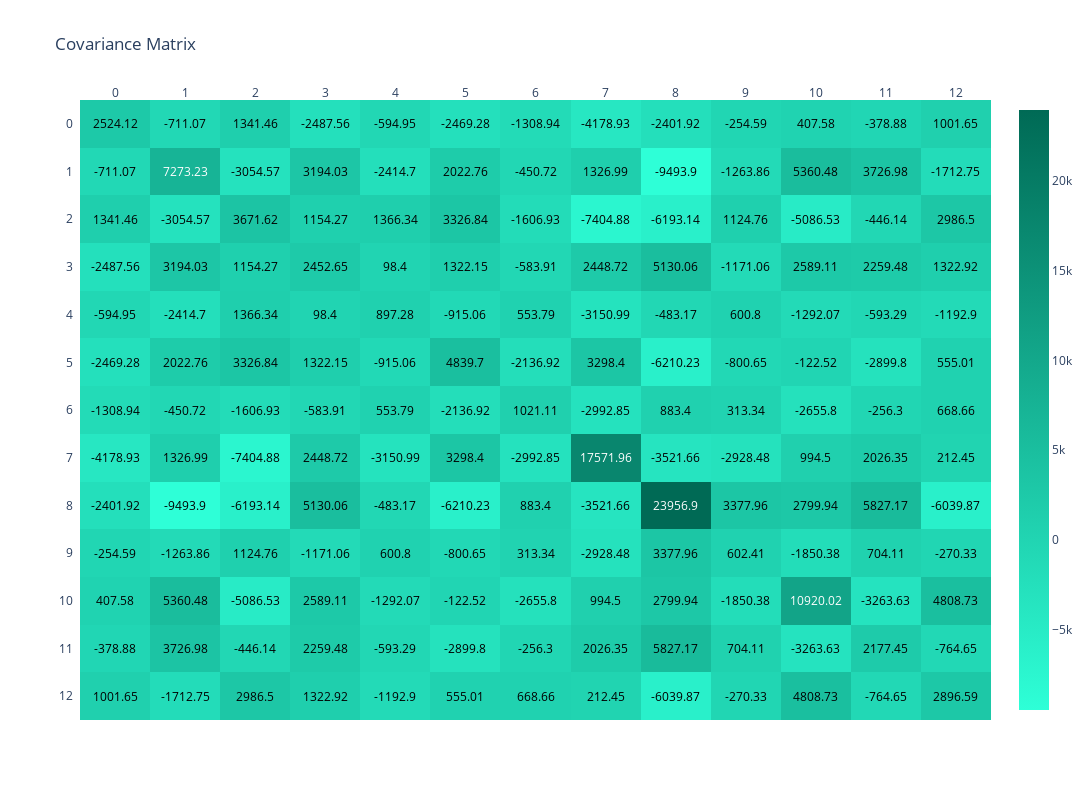

The notebook cell saved with this chart:
### Code cell
fig = ff.create_annotated_heatmap(pd.DataFrame(cov_matrix).to_numpy().T.round(2),
                                  x = pd.DataFrame(cov_matrix).columns.tolist(),
                                  y = pd.DataFrame(cov_matrix).columns.tolist(),
                                  showscale=True, colorscale=my_colorsc )

fig.update_layout(
    autosize=False,
    width=1200,
    height=800,
    title_text="Covariance Matrix",
        xaxis_showgrid=False,
    yaxis_showgrid=False,
    xaxis_zeroline=False,
    yaxis_zeroline=False,
    yaxis_autorange='reversed',
    template='plotly_white'
)

for i in range(len(fig.layout.annotations)):
    if fig.layout.annotations[i].text == 'nan':
        fig.layout.annotations[i].text = ""

fig.show()

### Figure 1 — Plotly figure (JSON) as saved in the notebook; plotly's stock layout.template omitted (floating-point values rounded to 4 significant figures; data arrays with more than 128 entries replaced by an {"elided": "..."} marker saying what was removed)
{"data": [{"colorscale": [[0, "#2effd7"], [1, "#006a55"]], "reversescale": false, "showscale": true, "type": "heatmap", "x": [0, 1, 2, 3, 4, 5, 6, 7, 8, 9, 10, 11, 12], "y": [0, 1, 2, 3, 4, 5, 6, 7, 8, 9, 10, 11, 12], "z": {"elided": "13x13 float values"}}], "layout": {"annotations": [{"font": {"color": "#000000"}, "showarrow": false, "text": "2524.12", "x": 0, "xref": "x", "y": 0, "yref": "y"}, {"font": {"color": "#000000"}, "showarrow": false, "text": "-711.07", "x": 1, "xref": "x", "y": 0, "yref": "y"}, {"font": {"color": "#000000"}, "showarrow": false, "text": "1341.46", "x": 2, "xref": "x", "y": 0, "yref": "y"}, {"font": {"color": "#000000"}, "showarrow": false, "text": "-2487.56", "x": 3, "xref": "x", "y": 0, "yref": "y"}, {"font": {"color": "#000000"}, "showarrow": false, "text": "-594.95", "x": 4, "xref": "x", "y": 0, "yref": "y"}, {"font": {"color": "#000000"}, "showarrow": false, "text": "-2469.28", "x": 5, "xref": "x", "y": 0, "yref": "y"}, {"font": {"color": "#000000"}, "showarrow": false, "text": "-1308.94", "x": 6, "xref": "x", "y": 0, "yref": "y"}, {"font": {"color": "#000000"}, "showarrow": false, "text": "-4178.93", "x": 7, "xref": "x", "y": 0, "yref": "y"}, {"font": {"color": "#000000"}, "showarrow": false, "text": "-2401.92", "x": 8, "xref": "x", "y": 0, "yref": "y"}, {"font": {"color": "#000000"}, "showarrow": false, "text": "-254.59", "x": 9, "xref": "x", "y": 0, "yref": "y"}, {"font": {"color": "#000000"}, "showarrow": false, "text": "407.58", "x": 10, "xref": "x", "y": 0, "yref": "y"}, {"font": {"color": "#000000"}, "showarrow": false, "text": "-378.88", "x": 11, "xref": "x", "y": 0, "yref": "y"}, {"font": {"color": "#000000"}, "showarrow": false, "text": "1001.65", "x": 12, "xref": "x", "y": 0, "yref": "y"}, {"font": {"color": "#000000"}, "showarrow": false, "text": "-711.07", "x": 0, "xref": "x", "y": 1, "yref": "y"}, {"font": {"color": "#FFFFFF"}, "showarrow": false, "text": "7273.23", "x": 1, "xref": "x", "y": 1, "yref": "y"}, {"font": {"color": "#000000"}, "showarrow": false, "text": "-3054.57", "x": 2, "xref": "x", "y": 1, "yref": "y"}, {"font": {"color": "#000000"}, "showarrow": false, "text": "3194.03", "x": 3, "xref": "x", "y": 1, "yref": "y"}, {"font": {"color": "#000000"}, "showarrow": false, "text": "-2414.7", "x": 4, "xref": "x", "y": 1, "yref": "y"}, {"font": {"color": "#000000"}, "showarrow": false, "text": "2022.76", "x": 5, "xref": "x", "y": 1, "yref": "y"}, {"font": {"color": "#000000"}, "showarrow": false, "text": "-450.72", "x": 6, "xref": "x", "y": 1, "yref": "y"}, {"font": {"color": "#000000"}, "showarrow": false, "text": "1326.99", "x": 7, "xref": "x", "y": 1, "yref": "y"}, {"font": {"color": "#000000"}, "showarrow": false, "text": "-9493.9", "x": 8, "xref": "x", "y": 1, "yref": "y"}, {"font": {"color": "#000000"}, "showarrow": false, "text": "-1263.86", "x": 9, "xref": "x", "y": 1, "yref": "y"}, {"font": {"color": "#000000"}, "showarrow": false, "text": "5360.48", "x": 10, "xref": "x", "y": 1, "yref": "y"}, {"font": {"color": "#000000"}, "showarrow": false, "text": "3726.98", "x": 11, "xref": "x", "y": 1, "yref": "y"}, {"font": {"color": "#000000"}, "showarrow": false, "text": "-1712.75", "x": 12, "xref": "x", "y": 1, "yref": "y"}, {"font": {"color": "#000000"}, "showarrow": false, "text": "1341.46", "x": 0, "xref": "x", "y": 2, "yref": "y"}, {"font": {"color": "#000000"}, "showarrow": false, "text": "-3054.57", "x": 1, "xref": "x", "y": 2, "yref": "y"}, {"font": {"color": "#000000"}, "showarrow": false, "text": "3671.62", "x": 2, "xref": "x", "y": 2, "yref": "y"}, {"font": {"color": "#000000"}, "showarrow": false, "text": "1154.27", "x": 3, "xref": "x", "y": 2, "yref": "y"}, {"font": {"color": "#000000"}, "showarrow": false, "text": "1366.34", "x": 4, "xref": "x", "y": 2, "yref": "y"}, {"font": {"color": "#000000"}, "showarrow": false, "text": "3326.84", "x": 5, "xref": "x", "y": 2, "yref": "y"}, {"font": {"color": "#000000"}, "showarrow": false, "text": "-1606.93", "x": 6, "xref": "x", "y": 2, "yref": "y"}, {"font": {"color": "#000000"}, "showarrow": false, "text": "-7404.88", "x": 7, "xref": "x", "y": 2, "yref": "y"}, {"font": {"color": "#000000"}, "showarrow": false, "text": "-6193.14", "x": 8, "xref": "x", "y": 2, "yref": "y"}, {"font": {"color": "#000000"}, "showarrow": false, "text": "1124.76", "x": 9, "xref": "x", "y": 2, "yref": "y"}, {"font": {"color": "#000000"}, "showarrow": false, "text": "-5086.53", "x": 10, "xref": "x", "y": 2, "yref": "y"}, {"font": {"color": "#000000"}, "showarrow": false, "text": "-446.14", "x": 11, "xref": "x", "y": 2, "yref": "y"}, {"font": {"color": "#000000"}, "showarrow": false, "text": "2986.5", "x": 12, "xref": "x", "y": 2, "yref": "y"}, {"font": {"color": "#000000"}, "showarrow": false, "text": "-2487.56", "x": 0, "xref": "x", "y": 3, "yref": "y"}, {"font": {"color": "#000000"}, "showarrow": false, "text": "3194.03", "x": 1, "xref": "x", "y": 3, "yref": "y"}, {"font": {"color": "#000000"}, "showarrow": false, "text": "1154.27", "x": 2, "xref": "x", "y": 3, "yref": "y"}, {"font": {"color": "#000000"}, "showarrow": false, "text": "2452.65", "x": 3, "xref": "x", "y": 3, "yref": "y"}, {"font": {"color": "#000000"}, "showarrow": false, "text": "98.4", "x": 4, "xref": "x", "y": 3, "yref": "y"}, {"font": {"color": "#000000"}, "showarrow": false, "text": "1322.15", "x": 5, "xref": "x", "y": 3, "yref": "y"}, {"font": {"color": "#000000"}, "showarrow": false, "text": "-583.91", "x": 6, "xref": "x", "y": 3, "yref": "y"}, {"font": {"color": "#000000"}, "showarrow": false, "text": "2448.72", "x": 7, "xref": "x", "y": 3, "yref": "y"}, {"font": {"color": "#000000"}, "showarrow": false, "text": "5130.06", "x": 8, "xref": "x", "y": 3, "yref": "y"}, {"font": {"color": "#000000"}, "showarrow": false, "text": "-1171.06", "x": 9, "xref": "x", "y": 3, "yref": "y"}, {"font": {"color": "#000000"}, "showarrow": false, "text": "2589.11", "x": 10, "xref": "x", "y": 3, "yref": "y"}, {"font": {"color": "#000000"}, "showarrow": false, "text": "2259.48", "x": 11, "xref": "x", "y": 3, "yref": "y"}, {"font": {"color": "#000000"}, "showarrow": false, "text": "1322.92", "x": 12, "xref": "x", "y": 3, "yref": "y"}, {"font": {"color": "#000000"}, "showarrow": false, "text": "-594.95", "x": 0, "xref": "x", "y": 4, "yref": "y"}, {"font": {"color": "#000000"}, "showarrow": false, "text": "-2414.7", "x": 1, "xref": "x", "y": 4, "yref": "y"}, {"font": {"color": "#000000"}, "showarrow": false, "text": "1366.34", "x": 2, "xref": "x", "y": 4, "yref": "y"}, {"font": {"color": "#000000"}, "showarrow": false, "text": "98.4", "x": 3, "xref": "x", "y": 4, "yref": "y"}, {"font": {"color": "#000000"}, "showarrow": false, "text": "897.28", "x": 4, "xref": "x", "y": 4, "yref": "y"}, {"font": {"color": "#000000"}, "showarrow": false, "text": "-915.06", "x": 5, "xref": "x", "y": 4, "yref": "y"}, {"font": {"color": "#000000"}, "showarrow": false, "text": "553.79", "x": 6, "xref": "x", "y": 4, "yref": "y"}, {"font": {"color": "#000000"}, "showarrow": false, "text": "-3150.99", "x": 7, "xref": "x", "y": 4, "yref": "y"}, {"font": {"color": "#000000"}, "showarrow": false, "text": "-483.17", "x": 8, "xref": "x", "y": 4, "yref": "y"}, {"font": {"color": "#000000"}, "showarrow": false, "text": "600.8", "x": 9, "xref": "x", "y": 4, "yref": "y"}, {"font": {"color": "#000000"}, "showarrow": false, "text": "-1292.07", "x": 10, "xref": "x", "y": 4, "yref": "y"}, {"font": {"color": "#000000"}, "showarrow": false, "text": "-593.29", "x": 11, "xref": "x", "y": 4, "yref": "y"}, {"font": {"color": "#000000"}, "showarrow": false, "text": "-1192.9", "x": 12, "xref": "x", "y": 4, "yref": "y"}, {"font": {"color": "#000000"}, "showarrow": false, "text": "-2469.28", "x": 0, "xref": "x", "y": 5, "yref": "y"}, {"font": {"color": "#000000"}, "showarrow": false, "text": "2022.76", "x": 1, "xref": "x", "y": 5, "yref": "y"}, {"font": {"color": "#000000"}, "showarrow": false, "text": "3326.84", "x": 2, "xref": "x", "y": 5, "yref": "y"}, {"font": {"color": "#000000"}, "showarrow": false, "text": "1322.15", "x": 3, "xref": "x", "y": 5, "yref": "y"}, {"font": {"color": "#000000"}, "showarrow": false, "text": "-915.06", "x": 4, "xref": "x", "y": 5, "yref": "y"}, {"font": {"color": "#000000"}, "showarrow": false, "text": "4839.7", "x": 5, "xref": "x", "y": 5, "yref": "y"}, {"font": {"color": "#000000"}, "showarrow": false, "text": "-2136.92", "x": 6, "xref": "x", "y": 5, "yref": "y"}, {"font": {"color": "#000000"}, "showarrow": false, "text": "3298.4", "x": 7, "xref": "x", "y": 5, "yref": "y"}, {"font": {"color": "#000000"}, "showarrow": false, "text": "-6210.23", "x": 8, "xref": "x", "y": 5, "yref": "y"}, {"font": {"color": "#000000"}, "showarrow": false, "text": "-800.65", "x": 9, "xref": "x", "y": 5, "yref": "y"}, {"font": {"color": "#000000"}, "showarrow": false, "text": "-122.52", "x": 10, "xref": "x", "y": 5, "yref": "y"}, {"font": {"color": "#000000"}, "showarrow": false, "text": "-2899.8", "x": 11, "xref": "x", "y": 5, "yref": "y"}, {"font": {"color": "#000000"}, "showarrow": false, "text": "555.01", "x": 12, "xref": "x", "y": 5, "yref": "y"}, {"font": {"color": "#000000"}, "showarrow": false, "text": "-1308.94", "x": 0, "xref": "x", "y": 6, "yref": "y"}, {"font": {"color": "#000000"}, "showarrow": false, "text": "-450.72", "x": 1, "xref": "x", "y": 6, "yref": "y"}, {"font": {"color": "#000000"}, "showarrow": false, "text": "-1606.93", "x": 2, "xref": "x", "y": 6, "yref": "y"}, {"font": {"color": "#000000"}, "showarrow": false, "text": "-583.91", "x": 3, "xref": "x", "y": 6, "yref": "y"}, {"font": {"color": "#000000"}, "showarrow": false, "text": "553.79", "x": 4, "xref": "x", "y": 6, "yref": "y"}, {"font": {"color": "#000000"}, "showarrow": false, "text": "-2136.92", "x": 5, "xref": "x", "y": 6, "yref": "y"}, {"font": {"color": "#000000"}, "showarrow": false, "text": "1021.11", "x": 6, "xref": "x", "y": 6, "yref": "y"}, {"font": {"color": "#000000"}, "showarrow": false, "text": "-2992.85", "x": 7, "xref": "x", "y": 6, "yref": "y"}, {"font": {"color": "#000000"}, "showarrow": false, "text": "883.4", "x": 8, "xref": "x", "y": 6, "yref": "y"}, {"font": {"color": "#000000"}, "showarrow": false, "text": "313.34", "x": 9, "xref": "x", "y": 6, "yref": "y"}, {"font": {"color": "#000000"}, "showarrow": false, "text": "-2655.8", "x": 10, "xref": "x", "y": 6, "yref": "y"}, {"font": {"color": "#000000"}, "showarrow": false, "text": "-256.3", "x": 11, "xref": "x", "y": 6, "yref": "y"}, {"font": {"color": "#000000"}, "showarrow": false, "text": "668.66", "x": 12, "xref": "x", "y": 6, "yref": "y"}, {"font": {"color": "#000000"}, "showarrow": false, "text": "-4178.93", "x": 0, "xref": "x", "y": 7, "yref": "y"}, {"font": {"color": "#000000"}, "showarrow": false, "text": "1326.99", "x": 1, "xref": "x", "y": 7, "yref": "y"}, {"font": {"color": "#000000"}, "showarrow": false, "text": "-7404.88", "x": 2, "xref": "x", "y": 7, "yref": "y"}, {"font": {"color": "#000000"}, "showarrow": false, "text": "2448.72", "x": 3, "xref": "x", "y": 7, "yref": "y"}, {"font": {"color": "#000000"}, "showarrow": false, "text": "-3150.99", "x": 4, "xref": "x", "y": 7, "yref": "y"}, {"font": {"color": "#000000"}, "showarrow": false, "text": "3298.4", "x": 5, "xref": "x", "y": 7, "yref": "y"}, {"font": {"color": "#000000"}, "showarrow": false, "text": "-2992.85", "x": 6, "xref": "x", "y": 7, "yref": "y"}, {"font": {"color": "#FFFFFF"}, "showarrow": false, "text": "17571.96", "x": 7, "xref": "x", "y": 7, "yref": "y"}, {"font": {"color": "#000000"}, "showarrow": false, "text": "-3521.66", "x": 8, "xref": "x", "y": 7, "yref": "y"}, {"font": {"color": "#000000"}, "showarrow": false, "text": "-2928.48", "x": 9, "xref": "x", "y": 7, "yref": "y"}, {"font": {"color": "#000000"}, "showarrow": false, "text": "994.5", "x": 10, "xref": "x", "y": 7, "yref": "y"}, {"font": {"color": "#000000"}, "showarrow": false, "text": "2026.35", "x": 11, "xref": "x", "y": 7, "yref": "y"}, {"font": {"color": "#000000"}, "showarrow": false, "text": "212.45", "x": 12, "xref": "x", "y": 7, "yref": "y"}, {"font": {"color": "#000000"}, "showarrow": false, "text": "-2401.92", "x": 0, "xref": "x", "y": 8, "yref": "y"}, {"font": {"color": "#000000"}, "showarrow": false, "text": "-9493.9", "x": 1, "xref": "x", "y": 8, "yref": "y"}, {"font": {"color": "#000000"}, "showarrow": false, "text": "-6193.14", "x": 2, "xref": "x", "y": 8, "yref": "y"}, {"font": {"color": "#000000"}, "showarrow": false, "text": "5130.06", "x": 3, "xref": "x", "y": 8, "yref": "y"}, {"font": {"color": "#000000"}, "showarrow": false, "text": "-483.17", "x": 4, "xref": "x", "y": 8, "yref": "y"}, {"font": {"color": "#000000"}, "showarrow": false, "text": "-6210.23", "x": 5, "xref": "x", "y": 8, "yref": "y"}, {"font": {"color": "#000000"}, "showarrow": false, "text": "883.4", "x": 6, "xref": "x", "y": 8, "yref": "y"}, {"font": {"color": "#000000"}, "showarrow": false, "text": "-3521.66", "x": 7, "xref": "x", "y": 8, "yref": "y"}, {"font": {"color": "#FFFFFF"}, "showarrow": false, "text": "23956.9", "x": 8, "xref": "x", "y": 8, "yref": "y"}, {"font": {"color": "#000000"}, "showarrow": false, "text": "3377.96", "x": 9, "xref": "x", "y": 8, "yref": "y"}, {"font": {"color": "#000000"}, "showarrow": false, "text": "2799.94", "x": 10, "xref": "x", "y": 8, "yref": "y"}, {"font": {"color": "#000000"}, "showarrow": false, "text": "5827.17", "x": 11, "xref": "x", "y": 8, "yref": "y"}, {"font": {"color": "#000000"}, "showarrow": false, "text": "-6039.87", "x": 12, "xref": "x", "y": 8, "yref": "y"}, {"font": {"color": "#000000"}, "showarrow": false, "text": "-254.59", "x": 0, "xref": "x", "y": 9, "yref": "y"}, {"font": {"color": "#000000"}, "showarrow": false, "text": "-1263.86", "x": 1, "xref": "x", "y": 9, "yref": "y"}, {"font": {"color": "#000000"}, "showarrow": false, "text": "1124.76", "x": 2, "xref": "x", "y": 9, "yref": "y"}, {"font": {"color": "#000000"}, "showarrow": false, "text": "-1171.06", "x": 3, "xref": "x", "y": 9, "yref": "y"}, {"font": {"color": "#000000"}, "showarrow": false, "text": "600.8", "x": 4, "xref": "x", "y": 9, "yref": "y"}, {"font": {"color": "#000000"}, "showarrow": false, "text": "-800.65", "x": 5, "xref": "x", "y": 9, "yref": "y"}, {"font": {"color": "#000000"}, "showarrow": false, "text": "313.34", "x": 6, "xref": "x", "y": 9, "yref": "y"}, {"font": {"color": "#000000"}, "showarrow": false, "text": "-2928.48", "x": 7, "xref": "x", "y": 9, "yref": "y"}, {"font": {"color": "#000000"}, "showarrow": false, "text": "3377.96", "x": 8, "xref": "x", "y": 9, "yref": "y"}, {"font": {"color": "#000000"}, "showarrow": false, "text": "602.41", "x": 9, "xref": "x", "y": 9, "yref": "y"}, {"font": {"color": "#000000"}, "showarrow": false, "text": "-1850.38", "x": 10, "xref": "x", "y": 9, "yref": "y"}, {"font": {"color": "#000000"}, "showarrow": false, "text": "704.11", "x": 11, "xref": "x", "y": 9, "yref": "y"}, {"font": {"color": "#000000"}, "showarrow": false, "text": "-270.33", "x": 12, "xref": "x", "y": 9, "yref": "y"}, {"font": {"color": "#000000"}, "showarrow": false, "text": "407.58", "x": 0, "xref": "x", "y": 10, "yref": "y"}, {"font": {"color": "#000000"}, "showarrow": false, "text": "5360.48", "x": 1, "xref": "x", "y": 10, "yref": "y"}, {"font": {"color": "#000000"}, "showarrow": false, "text": "-5086.53", "x": 2, "xref": "x", "y": 10, "yref": "y"}, {"font": {"color": "#000000"}, "showarrow": false, "text": "2589.11", "x": 3, "xref": "x", "y": 10, "yref": "y"}, {"font": {"color": "#000000"}, "showarrow": false, "text": "-1292.07", "x": 4, "xref": "x", "y": 10, "yref": "y"}, {"font": {"color": "#000000"}, "showarrow": false, "text": "-122.52", "x": 5, "xref": "x", "y": 10, "yref": "y"}, {"font": {"color": "#000000"}, "showarrow": false, "text": "-2655.8", "x": 6, "xref": "x", "y": 10, "yref": "y"}, {"font": {"color": "#000000"}, "showarrow": false, "text": "994.5", "x": 7, "xref": "x", "y": 10, "yref": "y"}, {"font": {"color": "#000000"}, "showarrow": false, "text": "2799.94", "x": 8, "xref": "x", "y": 10, "yref": "y"}, {"font": {"color": "#000000"}, "showarrow": false, "text": "-1850.38", "x": 9, "xref": "x", "y": 10, "yref": "y"}, {"font": {"color": "#FFFFFF"}, "showarrow": false, "text": "10920.02", "x": 10, "xref": "x", "y": 10, "yref": "y"}, {"font": {"color": "#000000"}, "showarrow": false, "text": "-3263.63", "x": 11, "xref": "x", "y": 10, "yref": "y"}, {"font": {"color": "#000000"}, "showarrow": false, "text": "4808.73", "x": 12, "xref": "x", "y": 10, "yref": "y"}, {"font": {"color": "#000000"}, "showarrow": false, "text": "-378.88", "x": 0, "xref": "x", "y": 11, "yref": "y"}, {"font": {"color": "#000000"}, "showarrow": false, "text": "3726.98", "x": 1, "xref": "x", "y": 11, "yref": "y"}, {"font": {"color": "#000000"}, "showarrow": false, "text": "-446.14", "x": 2, "xref": "x", "y": 11, "yref": "y"}, {"font": {"color": "#000000"}, "showarrow": false, "text": "2259.48", "x": 3, "xref": "x", "y": 11, "yref": "y"}, {"font": {"color": "#000000"}, "showarrow": false, "text": "-593.29", "x": 4, "xref": "x", "y": 11, "yref": "y"}, {"font": {"color": "#000000"}, "showarrow": false, "text": "-2899.8", "x": 5, "xref": "x", "y": 11, "yref": "y"}, {"font": {"color": "#000000"}, "showarrow": false, "text": "-256.3", "x": 6, "xref": "x", "y": 11, "yref": "y"}, {"font": {"color": "#000000"}, "showarrow": false, "text": "2026.35", "x": 7, "xref": "x", "y": 11, "yref": "y"}, {"font": {"color": "#000000"}, "showarrow": false, "text": "5827.17", "x": 8, "xref": "x", "y": 11, "yref": "y"}, {"font": {"color": "#000000"}, "showarrow": false, "text": "704.11", "x": 9, "xref": "x", "y": 11, "yref": "y"}, {"font": {"color": "#000000"}, "showarrow": false, "text": "-3263.63", "x": 10, "xref": "x", "y": 11, "yref": "y"}, {"font": {"color": "#000000"}, "showarrow": false, "text": "2177.45", "x": 11, "xref": "x", "y": 11, "yref": "y"}, {"font": {"color": "#000000"}, "showarrow": false, "text": "-764.65", "x": 12, "xref": "x", "y": 11, "yref": "y"}, {"font": {"color": "#000000"}, "showarrow": false, "text": "1001.65", "x": 0, "xref": "x", "y": 12, "yref": "y"}, {"font": {"color": "#000000"}, "showarrow": false, "text": "-1712.75", "x": 1, "xref": "x", "y": 12, "yref": "y"}, {"font": {"color": "#000000"}, "showarrow": false, "text": "2986.5", "x": 2, "xref": "x", "y": 12, "yref": "y"}, {"font": {"color": "#000000"}, "showarrow": false, "text": "1322.92", "x": 3, "xref": "x", "y": 12, "yref": "y"}, {"font": {"color": "#000000"}, "showarrow": false, "text": "-1192.9", "x": 4, "xref": "x", "y": 12, "yref": "y"}, {"font": {"color": "#000000"}, "showarrow": false, "text": "555.01", "x": 5, "xref": "x", "y": 12, "yref": "y"}, {"font": {"color": "#000000"}, "showarrow": false, "text": "668.66", "x": 6, "xref": "x", "y": 12, "yref": "y"}, {"font": {"color": "#000000"}, "showarrow": false, "text": "212.45", "x": 7, "xref": "x", "y": 12, "yref": "y"}, {"font": {"color": "#000000"}, "showarrow": false, "text": "-6039.87", "x": 8, "xref": "x", "y": 12, "yref": "y"}, {"font": {"color": "#000000"}, "showarrow": false, "text": "-270.33", "x": 9, "xref": "x", "y": 12, "yref": "y"}, {"font": {"color": "#000000"}, "showarrow": false, "text": "4808.73", "x": 10, "xref": "x", "y": 12, "yref": "y"}, {"font": {"color": "#000000"}, "showarrow": false, "text": "-764.65", "x": 11, "xref": "x", "y": 12, "yref": "y"}, {"font": {"color": "#000000"}, "showarrow": false, "text": "2896.59", "x": 12, "xref": "x", "y": 12, "yref": "y"}], "autosize": false, "height": 800, "title": {"text": "Covariance Matrix"}, "width": 1200, "xaxis": {"autorange": true, "dtick": 1, "gridcolor": "rgb(0, 0, 0)", "range": [-0.5, 12.5], "showgrid": false, "side": "top", "ticks": "", "type": "linear", "zeroline": false}, "yaxis": {"autorange": true, "dtick": 1, "range": [12.5, -0.5], "showgrid": false, "ticks": "", "ticksuffix": "  ", "type": "linear", "zeroline": false}}}
